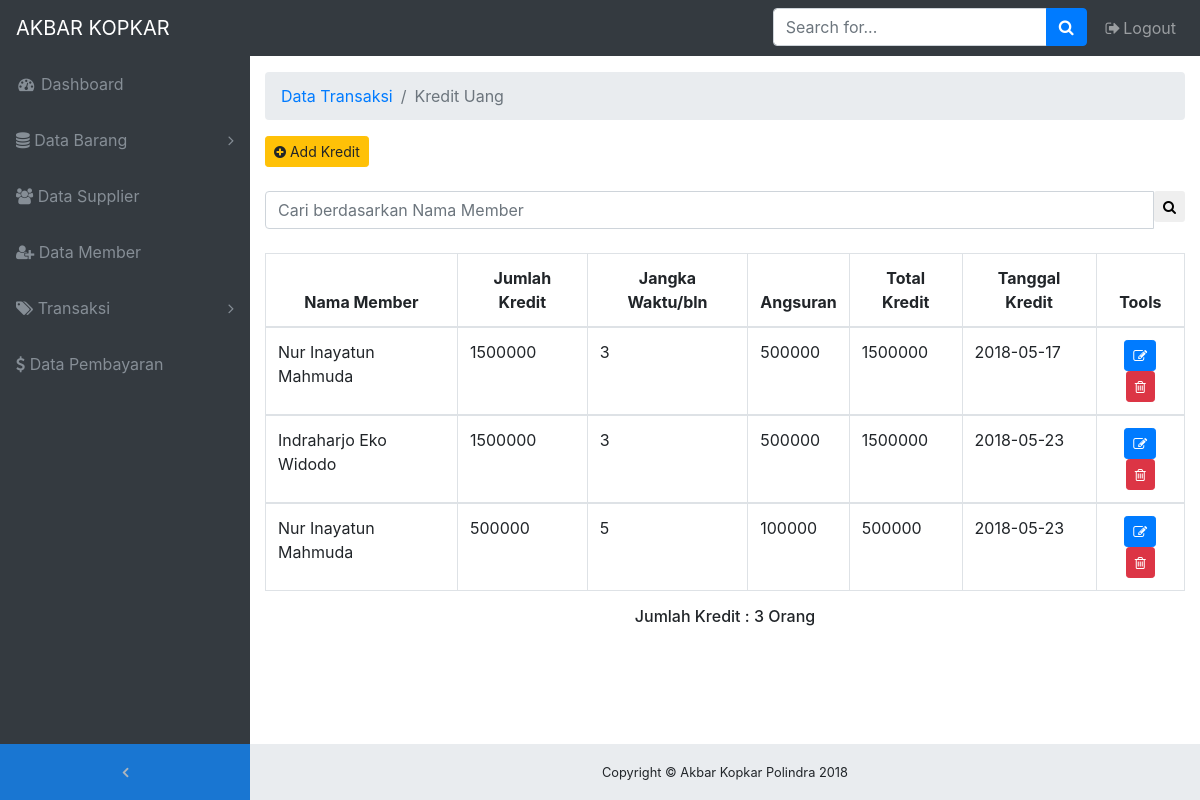
The page /on-admin/kredit-uang.php (signed in) on the database its author committed.
### tables this page shows
CREATE TABLE `kredit` (
  `id_kredit` int(5) NOT NULL,
  `nama_member` varchar(50) NOT NULL,
  `jumlah_kredit` int(10) NOT NULL,
  `jangka_waktu` int(10) NOT NULL,
  `angsuran` int(10) NOT NULL,
  `total_kredit` int(10) NOT NULL,
  `tgl_kredit` date NOT NULL
);

### on-admin/kredit-uang.php (the view, shortened to what this page needs)
<!DOCTYPE html>
<html lang="en">
<head>
  <link href="vendor/bootstrap/css/bootstrap.min.css" rel="stylesheet">
  <link href="vendor/font-awesome/css/font-awesome.min.css" rel="stylesheet" type="text/css">
  <link href="vendor/datatables/dataTables.bootstrap4.css" rel="stylesheet">
  <link href="css/sb-admin.css" rel="stylesheet">
</head>
<body class="fixed-nav sticky-footer bg-dark" id="page-top">
  <nav class="navbar navbar-expand-lg navbar-dark bg-dark fixed-top" id="mainNav">
    <a class="navbar-brand" href="index.php">AKBAR KOPKAR</a>
    <div class="collapse navbar-collapse" id="navbarResponsive">
      <ul class="navbar-nav navbar-sidenav" id="exampleAccordion">
        <li class="nav-item" data-toggle="tooltip" data-placement="right" title="Dashboard">
          <a class="nav-link" href="index.php">
            <i class="fa fa-fw fa-dashboard"></i>
            <span class="nav-link-text">Dashboard</span>
          </a>
        </li>
        <li class="nav-item" data-toggle="tooltip" data-placement="right" title="Components">
          <a class="nav-link nav-link-collapse collapsed" data-toggle="collapse" href="#collapseComponents" data-parent="#exampleAccordion">
            <i class="fa fa-database"></i>
            <span class="nav-link-text">Data Barang</span>
          </a>
        </li>
        <li class="nav-item" data-toggle="tooltip" data-placement="right" title="Tables">
          <a class="nav-link" href="supplier.php">
            <i class="fa fa-users"></i>
            <span class="nav-link-text">Data Supplier</span>
          </a>
        </li>
        <li class="nav-item" data-toggle="tooltip" data-placement="right" title="Tables">
          <a class="nav-link" href="member.php">
            <i class="fa fa-user-plus"></i>
            <span class="nav-link-text">Data Member</span>
          </a>
        </li>
        <li class="nav-item" data-toggle="tooltip" data-placement="right" title="Example Pages">
          <a class="nav-link nav-link-collapse collapsed" data-toggle="collapse" href="#collapseExamplePages" data-parent="#exampleAccordion">
            <i class="fa fa-tags"></i>
            <span class="nav-link-text">Transaksi</span>
          </a>
        </li>
        <li class="nav-item" data-toggle="tooltip" data-placement="right" title="Tables">
          <a class="nav-link" href="pembayaran.php">
            <i class="fa fa-dollar"></i>
            <span class="nav-link-text">Data Pembayaran</span>
          </a>
        </li>
      </ul>
      <ul class="navbar-nav sidenav-toggler">
        <li class="nav-item">
          <a class="nav-link text-center" id="sidenavToggler">
            <i class="fa fa-fw fa-angle-left"></i>
          </a>
        </li>
      </ul>
      <ul class="navbar-nav ml-auto">
        <li class="nav-item">
          <form class="form-inline my-2 my-lg-0 mr-lg-2">
            <div class="input-group">
              <input class="form-control" type="text" placeholder="Search for...">
              <span class="input-group-append">
                <button class="btn btn-primary" type="button">
                  <i class="fa fa-search"></i>
                </button>
              </span>
            </div>
          </form>
        </li>
        <li class="nav-item">
          <a class="nav-link" data-toggle="modal" data-target="#exampleModal">
            <i class="fa fa-fw fa-sign-out"></i>Logout</a>
        </li>
      </ul>
    </div>
  </nav>
  <div class="content-wrapper">
    <div class="container-fluid">
      <ol class="breadcrumb">
        <li class="breadcrumb-item">
          <a href="#">Data Transaksi</a>
        </li>
        <li class="breadcrumb-item active">Kredit Uang</li>
      </ol>
    <section class="content">
    <div class="text-left" style="margin-top: 10px;">
        <a href="input-kredit.php" class="btn btn-sm btn-warning"><i class="fa fa-plus-circle "></i> Add Kredit</a>
    </div> <br>
            <form action="kredit-uang.php" method="POST">
              <div class="input-group">
              <input type='text' class="form-control input-sm pull-left" name='qcari' placeholder='Cari berdasarkan Nama Member' required />
              <div class="input-group-btn">
              <button class="btn btn-sm btn-default" type="submit"><i class="fa fa-search"></i></button>
              </div>
              </div>
            </form>
                <br>
                  <?php
                  $query1="select * from kredit";
                    $tampil=mysqli_query($con,$query1) or die(mysqli_error());
                    ?>
                  <table id="example" class="table table-hover table-bordered">
                  <thead>
                      <tr>
                        <th><center>Nama Member</center></th>
                        <th><center>Jumlah Kredit</center></th>
                        <th><center>Jangka Waktu/bln</center></th>
                        <th><center>Angsuran</center></th>
                        <th><center>Total Kredit</center></th>
                        <th><center>Tanggal Kredit</center></th>
                        <th><center>Tools</center></th>
                      </tr>
                  </thead>
                     <?php
                    while($data=mysqli_fetch_array($tampil))
                    { ?>
                    <tbody>
                    <tr>
                    <td><?php echo $data['nama_member'];?></td>
                    <td><?php echo $data['jumlah_kredit'];?></td>
                    <td><?php echo $data['jangka_waktu'];?></td>
                    <td><?php echo $data['angsuran'];?></td>
                    <td><?php echo $data['total_kredit'];?></td>
                    <td><?php echo $data['tgl_kredit'];?></td>
                    <td>
                        <center>
                            <div id="thanks">
                                <a class="btn btn-sm btn-primary" data-placement="bottom" data-toggle="tooltip" title="Edit Kredit" href="edit-kredit.php?hal=edit&kd=<?php echo $data['id_kredit'];?>">
                                <span class="fa fa-edit"></span>
                                </a>
                                <a onclick="return confirm ('Yakin hapus <?php echo $data['nama_member'];?>.?');" class="btn btn-sm btn-danger tooltips" data-placement="bottom" data-toggle="tooltip" title="Hapus Kredit" href="hapus-kredit.php?hal=hapus&kd=<?php echo $data['id_kredit'];?>"><span class="fa fa-trash-o">
                                </a>
                        </center>
                    </td>
                    </tr>
                 <?php
              }
              ?>
                   </tbody>
                   </table>
                  <?php $tampil=mysqli_query($con,"select * from kredit order by id_kredit");
                        $kredit=mysqli_num_rows($tampil);
                    ?>
                  <center><h6>Jumlah Kredit : <?php echo "$kredit"; ?> Orang </h6> </center>
                </section>
    <footer class="sticky-footer">
      <div class="container">
        <div class="text-center">
          <small>Copyright © Akbar Kopkar Polindra 2018</small>
        </div>
      </div>
    </footer>
  </div>
</body>
</html>

### on-admin/css/sb-admin.css (style rules this page uses)
html { position: relative; min-height: 100%; }
body { overflow-x: hidden; }
body.sticky-footer { margin-bottom: 56px; }
body.sticky-footer .content-wrapper { min-height: calc(100vh - 56px - 56px); }
body.fixed-nav { padding-top: 56px; }
.content-wrapper { min-height: calc(100vh - 56px); padding-top: 1rem; }
#mainNav .navbar-collapse { overflow: auto; max-height: 75vh; }
#mainNav .navbar-collapse .navbar-nav .nav-item .nav-link { cursor: pointer; }
#mainNav .navbar-collapse .navbar-sidenav .nav-link-collapse:after { float: right; content: '\f107'; font-family: 'FontAwesome'; }
#mainNav .navbar-collapse .navbar-sidenav .nav-link-collapse.collapsed:after { content: '\f105'; }
#mainNav .navbar-collapse .sidenav-toggler { display: none; }
@media (min-width: 992px) { #mainNav .navbar-brand { width: 250px; } }
@media (min-width: 992px) { #mainNav .navbar-collapse { overflow: visible; max-height: none; } }
@media (min-width: 992px) { #mainNav .navbar-collapse .navbar-sidenav { position: absolute; top: 0; left: 0; -webkit-flex-direction: column; -ms-flex-direction: column; flex-direction: column; margin-top: 56px; } }
@media (min-width: 992px) { #mainNav .navbar-collapse .navbar-sidenav > .nav-item { width: 250px; padding: 0; } }
@media (min-width: 992px) { #mainNav .navbar-collapse .navbar-sidenav > .nav-item > .nav-link { padding: 1em; } }
#mainNav.fixed-top .sidenav-toggler { display: none; }
@media (min-width: 992px) { #mainNav.fixed-top .navbar-sidenav { height: calc(100vh - 112px); } }
@media (min-width: 992px) { #mainNav.fixed-top .sidenav-toggler { position: absolute; top: 0; left: 0; display: flex; -webkit-flex-direction: column; -ms-flex-direction: column; flex-direction: column; margin-top: calc(100vh - 56px); } }
@media (min-width: 992px) { #mainNav.fixed-top .sidenav-toggler > .nav-item { width: 250px; padding: 0; } }
@media (min-width: 992px) { #mainNav.fixed-top .sidenav-toggler > .nav-item > .nav-link { padding: 1em; } }
#mainNav.fixed-top.navbar-dark .sidenav-toggler { background-color: #1976d2; }
#mainNav.fixed-top.navbar-dark .sidenav-toggler a i { color: #adb5bd; }
.content-wrapper { overflow-x: hidden; background: white; }
@media (min-width: 992px) { .content-wrapper { margin-left: 250px; } }
#sidenavToggler i { font-weight: 800; }
#mainNav.navbar-dark .navbar-collapse .navbar-sidenav .nav-link-collapse:after { color: #868e96; }
#mainNav.navbar-dark .navbar-collapse .navbar-sidenav > .nav-item > .nav-link { color: #868e96; }
@media (min-width: 992px) { #mainNav.navbar-dark .navbar-collapse .navbar-sidenav { background: #343a40; } }
footer.sticky-footer { position: absolute; right: 0; bottom: 0; width: 100%; height: 56px; background-color: #e9ecef; line-height: 55px; }
@media (min-width: 992px) { footer.sticky-footer { width: calc(100% - 250px); } }

### rows shown on the page
kredit: nama_member "Nur Inayatun Mahmuda", jumlah_kredit "1500000", jangka_waktu "3", angsuran "500000", total_kredit "1500000", tgl_kredit "2018-05-17"
kredit: nama_member "Indraharjo Eko Widodo", jumlah_kredit "1500000", jangka_waktu "3", angsuran "500000", total_kredit "1500000", tgl_kredit "2018-05-23"
kredit: nama_member "Nur Inayatun Mahmuda", jumlah_kredit "500000", jangka_waktu "5", angsuran "100000", total_kredit "500000", tgl_kredit "2018-05-23"

### other values the page prints
$kredit "3"
